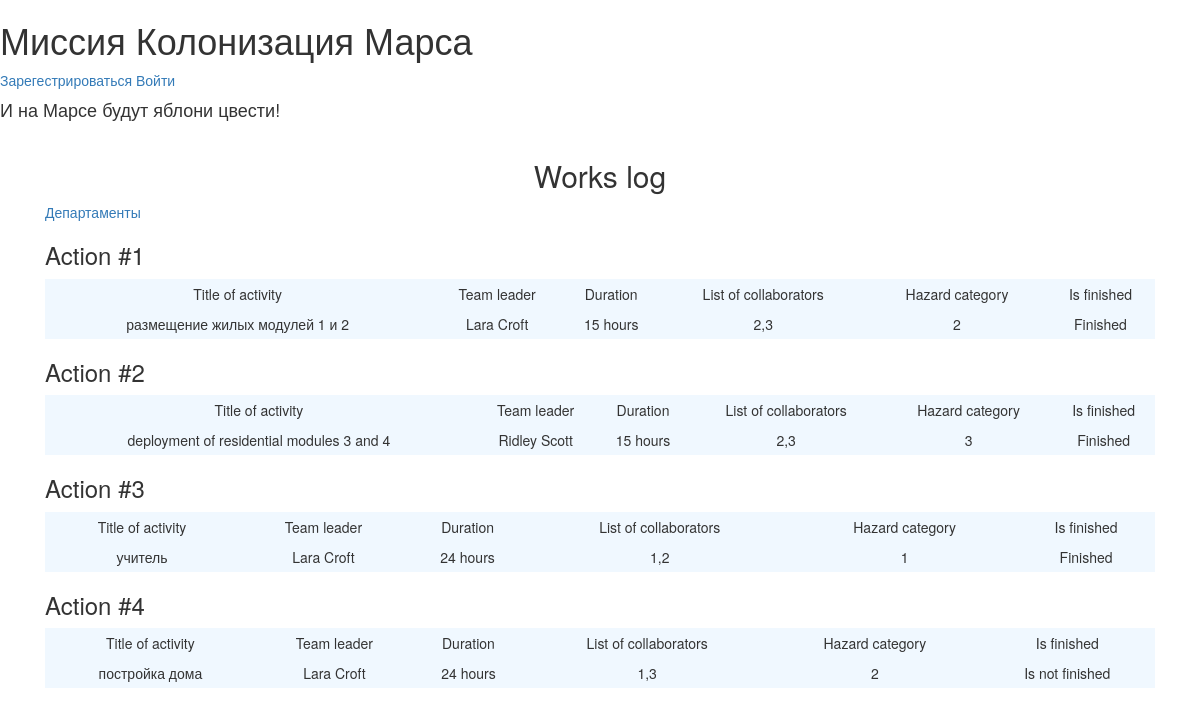
The page / on the database its author committed.
### data/jobs.py (models this page shows)
class Job(SqlAlchemyBase, SerializerMixin):
    __tablename__ = 'jobs'
    id = sqlalchemy.Column(sqlalchemy.Integer,
                           primary_key=True, autoincrement=True)
    team_leader_id = sqlalchemy.Column(sqlalchemy.Integer,
                                       sqlalchemy.ForeignKey("users.id"))
    team_leader = orm.relationship('User')
    job = sqlalchemy.Column(sqlalchemy.String, nullable=True)
    work_size = sqlalchemy.Column(sqlalchemy.Integer, nullable=True)
    collaborators = sqlalchemy.Column(sqlalchemy.String, nullable=True)
    start_date = sqlalchemy.Column(sqlalchemy.DateTime, default=datetime.datetime.now())
    end_date = sqlalchemy.Column(sqlalchemy.DateTime)
    category = sqlalchemy.Column(sqlalchemy.String, nullable=True)
    is_finished = sqlalchemy.Column(sqlalchemy.Boolean, default=False)

### data/users.py (models this page shows, shortened)
class User(SqlAlchemyBase, UserMixin, SerializerMixin):
    __tablename__ = 'users'
    id = sqlalchemy.Column(sqlalchemy.Integer,
                           primary_key=True, autoincrement=True)
    surname = sqlalchemy.Column(sqlalchemy.String, nullable=True)
    name = sqlalchemy.Column(sqlalchemy.String, nullable=True)
    age = sqlalchemy.Column(sqlalchemy.Integer, nullable=True)
    position = sqlalchemy.Column(sqlalchemy.String, nullable=True)
    speciality = sqlalchemy.Column(sqlalchemy.String, nullable=True)
    address = sqlalchemy.Column(sqlalchemy.String, nullable=True)
    email = sqlalchemy.Column(sqlalchemy.String,
                              index=True, unique=True, nullable=True)
    hashed_password = sqlalchemy.Column(sqlalchemy.String, nullable=True)
    modified_date = sqlalchemy.Column(sqlalchemy.DateTime,
                                      default=datetime.datetime.now)
    city = sqlalchemy.Column(sqlalchemy.String, nullable=True)

### main.py (the view)
@app.route('/')
def works_log():
    jobs = db_sess.query(Job).all()
    print(jobs)
    return render_template('jobs.html', title='Журнал работ', jobs=jobs)

### templates/jobs.html (shortened to what this page needs)
{% extends 'base.html' %}
{% block content %}
    <h2 align="center">Works log</h2>
    <div class="edit_jobs">
        <a href="http://localhost:5000/departments">Департаменты</a>
    </div>
    {% for job in jobs %}
        <h3>Action #{{ loop.index }}</h3>
        <table class="tbl">
            <tr class="mn">
                <td>Title of activity</td>
                <td>Team leader</td>
                <td>Duration</td>
                <td>List of collaborators</td>
                <td>Hazard category</td>
                <td>Is finished</td>
            </tr>
            <tr>
                <td>{{ job.job }}</td>
                <td>{{ job.team_leader.name }} {{ job.team_leader.surname }}</td>
                <td>{{ job.work_size }} hours</td>
                <td>{{ job.collaborators }}</td>
                <td>{{  job.category  }}</td>
                <td>{% if job.is_finished == 0 %} Is not finished {% else %} Finished {% endif %}</td>
            </tr>
        </table>
    {% endfor %}
{% endblock %}

### templates/base.html (shortened to what this page needs)
<!doctype html>
<html lang="en">
<head>
    <link rel="stylesheet"
          href="https://stackpath.bootstrapcdn.com/bootstrap/4.4.1/css/bootstrap.min.css"
>
    <link rel="stylesheet" type="text/css" href="/static/css/styles.css">
    <link rel="stylesheet"
        type="text/css"
        href="https://maxcdn.bootstrapcdn.com/bootstrap/3.3.5/css/bootstrap-theme.min.css">
    <link rel="stylesheet"
        type="text/css"
        href="https://maxcdn.bootstrapcdn.com/bootstrap/3.3.5/css/bootstrap.min.css">
</head>
<body>
<div class="first_line">
    <h1 class="first_line_content">Миссия Колонизация Марса</h1>
    {% if current_user.is_authenticated %}
        <a href="http://localhost:5000/logout">{{ current_user.name }}</a>
    {% else %}
        <a href="http://localhost:5000/register">Зарегестрироваться</a>
        <a href="http://localhost:5000/login">Войти</a>
    {% endif %}
</div>
<h4>И на Марсе будут яблони цвести!</h4>
<main role="main" class="container">
    {% block content %}{% endblock %}
</main>
</body>
</html>

### static/css/styles.css (style rules this page uses)
h4 { color: #008000; }
.container { margin: 20px; }
.tbl { width: 100%; text-align: center; background-color: aliceblue; line-height: 30px; }

### rows shown on the page
Job: job "размещение жилых модулей 1 и 2", team_leader.name "Lara", team_leader.surname "Croft", work_size "15", collaborators "2,3", category "2", is_finished "Finished"
Job: job "deployment of residential modules 3 and 4", team_leader.name "Ridley", team_leader.surname "Scott", work_size "15", collaborators "2,3", category "3", is_finished "Finished"
Job: job "учитель", team_leader.name "Lara", team_leader.surname "Croft", work_size "24", collaborators "1,2", category "1", is_finished "Finished"
Job: job "постройка дома", team_leader.name "Lara", team_leader.surname "Croft", work_size "24", collaborators "1,3", category "2", is_finished "Is not finished"
